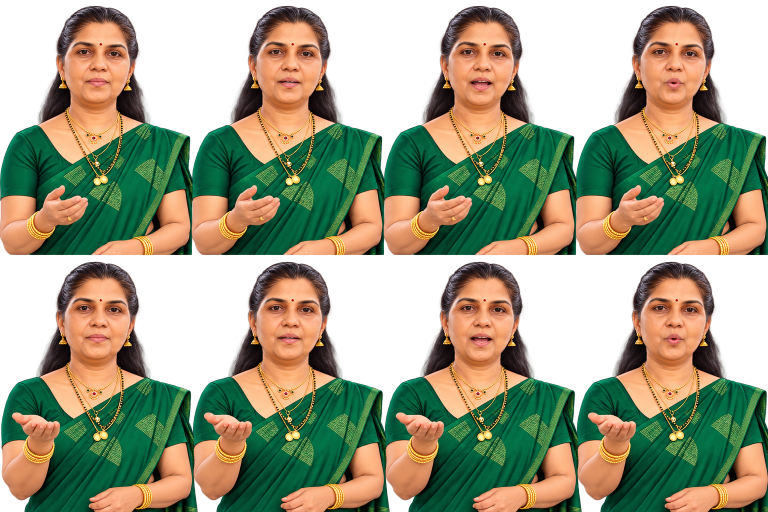
#> input picture assets/mother/artwork/mother-conversation-v10.png, 1536 x 1024 px (shown at 1/2 size)
$ python -i mother_animation.py   (imports and definitions only)
#> lines starting #> are read from the running program, lines starting #| are printed output that depends on the picture
"""Aligned animation sequences from the approved mother character artwork."""
from PIL import Image
from pathlib import Path
import cv2
import numpy as np

# Pose order rather than blindly playing a row as a loop.
SEQUENCES = {
    'idle': [0] * 25 + [2] + [0] * 8 + [1] * 8,
    'sleep': [2],
    'walk': [4, 5, 6, 7],
    'wave': [0, 3, 3, 3, 0],
    'love': [12, 12, 13, 13, 14, 14, 12, 12],
    'proud': [1, 15, 15, 1, 15, 15, 1],
    'scold': [8, 8, 9, 10, 9, 10, 8, 8],
    'angry': [11] * 12,
    'talk': [8, 9, 8, 10],
    'voice_listening': [0, 0, 1, 1],
    'voice_thinking': [11, 11, 0, 0],
    'review': [0, 0, 1, 1],
}
# Preserve existing interaction state contracts while replacing feline poses.
# [2 lines not run here, left out]
ONE_SHOT = {'wave', 'love', 'proud', 'scold', 'angry', 'jump', 'stretch', 'failed', 'run', 'laugh', 'sad', 'concern', 'smile'}


def approved_fullbody(path, size):
    """Extract the existing full-length figure, excluding the adjacent portrait."""
    with Image.open(path) as source:
        pixels = np.array(source.convert('RGBA').crop((1008, 0, 1400, 1024)))
    _, labels, stats, _ = cv2.connectedComponentsWithStats((pixels[:, :, 3] > 200).astype('uint8'))
    main = 1 + int(np.argmax(stats[1:, cv2.CC_STAT_AREA]))
    pixels[:, :, 3] = np.where(labels == main, 255, 0).astype('uint8')
    figure = Image.fromarray(pixels)
    figure = figure.crop(figure.getchannel('A').getbbox())
    figure.thumbnail((size[0]-12, size[1]-30), Image.Resampling.LANCZOS)
    # Tk's colour-key overlay cannot blend partial alpha with the desktop.
    # A clean binary silhouette avoids tinted fringes around hair and clothing.
    figure.putalpha(figure.getchannel('A').point(lambda a: 255 if a > 180 else 0))
    frame = Image.new('RGBA', size)
    frame.alpha_composite(figure, ((size[0]-figure.width)//2, size[1]-6-figure.height))
    return frame


def load_poses(path, size=(192, 208)):
    """Use common scale and foot baseline; never scale each pose independently."""
#> called with size = (192, 208)
    with Image.open(path) as image:
#> image is the input picture: PIL image 1536x1024 RGBA; mean R, G, B, A 99.4, 99.7, 71, 173.8
        sheet = image.convert('RGBA')
    poses = []
    # Generated artwork has uneven row spacing; these are measured separators.
    row_edges = [0, 320, 634, 933, 1240]
    col_edges = [0, 340, 665, 990, 1269]
    for row in range(4):
        for col in range(4):
            cell = sheet.crop((round(col_edges[col] * sheet.width / 1269),
                               round(row_edges[row] * sheet.height / 1240),
                               round(col_edges[col + 1] * sheet.width / 1269),
                               round(row_edges[row + 1] * sheet.height / 1240)))
            pixels = np.array(cell)
            count, labels, stats, _ = cv2.connectedComponentsWithStats((pixels[:, :, 3] > 40).astype('uint8'))
            if count <= 1:
                raise ValueError('Empty mother pose')
            main = 1 + int(np.argmax(stats[1:, cv2.CC_STAT_AREA]))
            # Remove fragments from neighbours which cross the generated grid.
            pixels[labels != main, 3] = 0
            cell = Image.fromarray(pixels)
            # Ignore almost transparent fringe when locating the character.
            bounds = cell.getchannel('A').point(lambda a: 255 if a > 40 else 0).getbbox()
            if bounds is None:
                raise ValueError(f'Mother pose {row * 4 + col} is empty')
            poses.append(cell.crop(bounds))
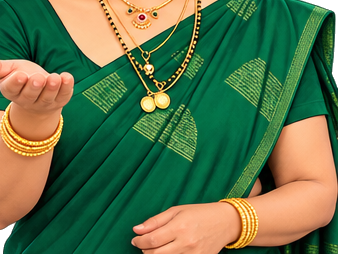
#> cell: PIL image 338x254 RGBA; mean R, G, B, A 86.4, 112.3, 72.8, 250.9; transparent parts drawn white
#> after the loop, poses = 16 items
    scale = min((size[0] - 12) / max(p.width for p in poses),
                (size[1] - 30) / max(p.height for p in poses))
#> scale = 0.437
    aligned = []
    for pose in poses:
        pose = pose.resize((round(pose.width * scale), round(pose.height * scale)), Image.Resampling.NEAREST)
        frame = Image.new('RGBA', size)
        frame.alpha_composite(pose, ((size[0] - pose.width) // 2, size[1] - 6 - pose.height))
        aligned.append(frame)
#> this loop made 16 passes
#> pass 1, in load_poses, `pose = pose.resize((round(pose.width * scale), round(pose.height * sca..`:
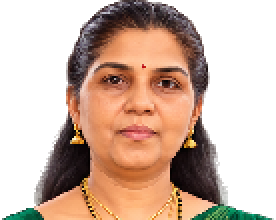
#> pose: PIL image 138x110 RGBA (shown 2 times larger); mean R, G, B, A 119.4, 89.7, 71.2, 133.6; transparent parts drawn white
#> after the loop:
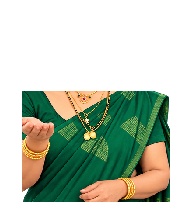
#> frame: PIL image 192x208 RGBA; mean R, G, B, A 35.5, 46, 29.8, 103.2; transparent parts drawn white
#> after the loop, aligned = 16 items
    return aligned


def animation_frames(path, size=(192, 208)):
    poses = load_poses(path, size)
#> poses = 16 items
    frames = {state: [poses[index] for index in sequence] for state, sequence in SEQUENCES.items()}
#> frames = 12 items
    walk_path = Path(path).with_name('mother-walk-v3.png')
    if walk_path.exists():
        frames['walk'] = load_walk_cycle(walk_path, size)
    standing_path = Path(path).with_name('mother-standing-front-v5.png')
    if standing_path.exists():
        standing = load_walk_cycle(standing_path, size, bob=False)
        sequences = {
            'idle': [0]*25 + [2] + [0]*8 + [1]*8,
            'sleep': [2], 'wave': [0, 3, 3, 3, 0],
            'love': [4]*8 + [1]*4, 'proud': [5, 5, 1, 5, 5, 1],
            'scold': [7, 6, 6, 7, 6, 6], 'angry': [7]*12,
            'talk': [1, 6, 1, 6], 'review': [0, 1],
            'voice_listening': [0, 1], 'voice_thinking': [0, 2, 0],
        }
        for state, sequence in sequences.items():
            frames[state] = [standing[index] for index in sequence]
        for alias, state in {'jump':'proud', 'stretch':'love', 'failed':'love', 'run':'wave'}.items():
            frames[alias] = frames[state]
    approved_path = Path(path).with_name('mother-fullbody-emotions-v7.png')
    if approved_path.exists():
        approved = load_walk_cycle(approved_path, size, bob=False, normalize=True)
        sequences = {
            'idle': [0]*40, 'smile': [0]*12,
            'love': [0, 2, 2, 2, 2, 0], 'proud': [0, 3, 3, 0, 3, 3, 0],
            'sad': [0, 4, 4, 4, 4, 0], 'concern': [0, 5, 5, 5, 0],
            'scold': [5, 6, 6, 5, 6, 6], 'angry': [6]*12,
            'talk': [5, 6, 5, 6], 'review': [0]*8,
            'voice_listening': [0]*8, 'voice_thinking': [5]*8,
        }
        for state, sequence in sequences.items():
            frames[state] = [approved[index] for index in sequence]
        # Keep every legacy state on the approved identity too.
        frames['wave'] = frames['love']
        frames['sleep'] = frames['sad']
        for alias, state in {'jump':'proud', 'stretch':'love', 'failed':'concern', 'run':'love'}.items():
            frames[alias] = frames[state]
    motion_path = Path(path).with_name('mother-motion-v8.png')
    if motion_path.exists():
        motion = load_walk_cycle(motion_path, size, bob=False, rows=3,
                                 edges=[0, 380/1024, 704/1024, 1], normalize=True)
        frames['laugh'] = [motion[i] for i in [0, 0, 1, 1, 2, 2, 1, 3, 3]]
        frames['walk'] = motion[4:12]
    talking_path = Path(path).with_name('mother-conversation-v9.png')
    face_corrected_path = Path(path).with_name('mother-conversation-v10.png')
    if face_corrected_path.exists():
        talking_path = face_corrected_path
    if talking_path.exists():
        frames['talk'] = load_walk_cycle(talking_path, size, bob=False, normalize=False,
                                         resampling=Image.Resampling.LANCZOS)
        for index, frame in enumerate(frames['talk']):
            frame.putalpha(frame.getchannel('A').point(lambda alpha: 255 if alpha > 180 else 0))
            bounds = frame.getchannel('A').getbbox()
            if bounds:
                aligned = Image.new('RGBA', size)
                aligned.alpha_composite(frame, (0, size[1]-6-bounds[3]))
                frames['talk'][index] = aligned
        if face_corrected_path.exists():
            frames['conversation_rest'] = [frames['talk'][0]]
    return frames


def load_walk_cycle(path, size=(144, 160), bob=True, rows=2, edges=None, normalize=False,
                    resampling=Image.Resampling.NEAREST):
#> called with size = (192, 208), bob = False, rows = 2, normalize = False, resampling = 1
    with Image.open(path) as image:
        sheet = image.convert('RGBA')
    cells = []
    edges = edges or [i/rows for i in range(rows+1)]
    for row in range(rows):
        for col in range(4):
            cell = sheet.crop((col * sheet.width // 4, round(edges[row]*sheet.height),
                               (col + 1) * sheet.width // 4, round(edges[row+1]*sheet.height)))
            pixels = np.array(cell)
            _, labels, stats, _ = cv2.connectedComponentsWithStats((pixels[:, :, 3] > 40).astype('uint8'))
            main = 1 + int(np.argmax(stats[1:, cv2.CC_STAT_AREA]))
            pixels[labels != main, 3] = 0
            cell = Image.fromarray(pixels)
            cells.append(cell.crop(cell.getchannel('A').getbbox()))
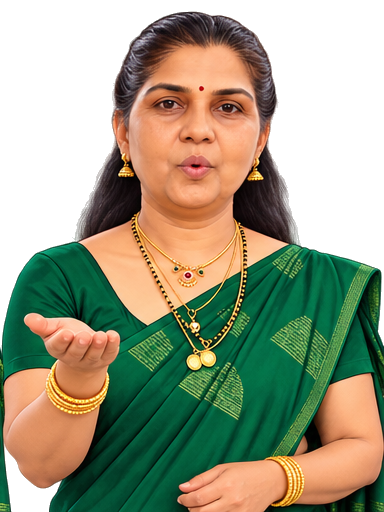
#> cell: PIL image 384x512 RGBA; mean R, G, B, A 101.4, 101.1, 71.1, 174.3; transparent parts drawn white
#> after the loop, cells = 8 items
    scale = min((size[0]-12)/max(c.width for c in cells), (size[1]-30)/max(c.height for c in cells))
#> scale = 0.355
    frames = []
    for index, cell in enumerate(cells):
        if normalize:
            scale = min((size[0]-12)/cell.width, (size[1]-30)/cell.height)
        cell = cell.resize((round(cell.width*scale), round(cell.height*scale)), resampling)
        # Generated PNGs have semi-transparent coloured background fringes.
        # Windows colour-key overlays need a binary alpha silhouette.
        cell.putalpha(cell.getchannel('A').point(lambda alpha: 255 if alpha > 200 else 0))
        frame = Image.new('RGBA', size)
        # Passing poses rise slightly as the planted leg straightens.
        rise = 1 if bob and index in (2, 6) else 0
        frame.alpha_composite(cell, ((size[0]-cell.width)//2, size[1]-6-cell.height-rise))
        frames.append(frame)
#> this loop made 8 passes
#> pass 1, in load_walk_cycle, `cell = cell.resize((round(cell.width*scale), round(cell.height*scale))..`:
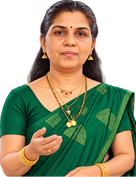
#> cell: PIL image 136x177 RGBA; mean R, G, B, A 81, 83, 57, 177.7; transparent parts drawn white
#> pass 2, in load_walk_cycle, `cell = cell.resize((round(cell.width*scale), round(cell.height*scale))..`:
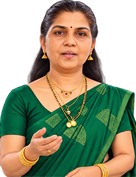
#> cell: PIL image 136x177 RGBA; mean R, G, B, A 80.5, 82.8, 56.8, 178.1; transparent parts drawn white
#> after the loop:
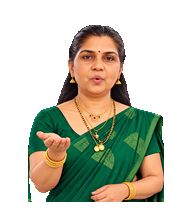
#> frame: PIL image 192x208 RGBA; mean R, G, B, A 47.5, 48, 32.7, 107.8; transparent parts drawn white
#> after the loop, frames = 8 items
    return frames

>>> result = animation_frames('../assets/mother/artwork/mother-conversation-v10.png')
#> the loop in animation_frames, `for index, frame in enumerate(frames['talk']):` made 8 passes
#> bounds on passes 1 to 8: (28, 25, 164, 201), (28, 25, 164, 202), (28, 25, 164, 201), (28, 25, 164, 201), (28, 25, 164, 202), (28, 25, 164, 202), (28, 25, 164, 202), (28, 25, 164, 202)
#> result = 13 items

$ run again, on assets/mother/artwork/mother-emotions-v7.png
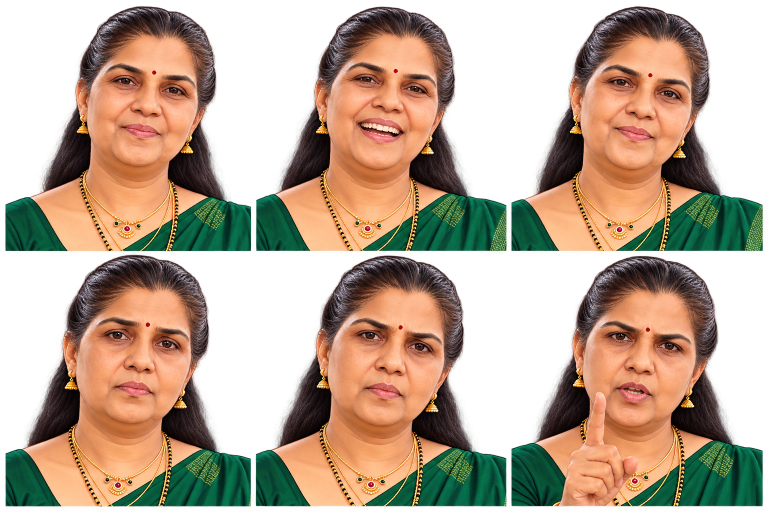
#> input picture assets/mother/artwork/mother-emotions-v7.png, 1536 x 1024 px (shown at 1/2 size)
#> in load_poses, image is the input picture: PIL image 1536x1024 RGBA; mean R, G, B, A 113.2, 92.5, 70.9, 155.2
#> after the loop in load_poses, `for row in range(4):`:
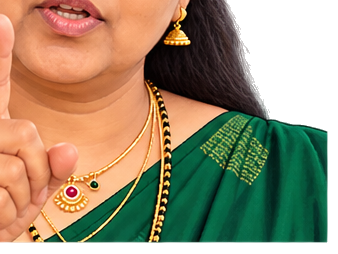
#> cell: PIL image 338x254 RGBA; mean R, G, B, A 114.1, 104.8, 73.7, 203.1; transparent parts drawn white
#> after the loop in load_poses, `for row in range(4):`: poses = 16 items
#> scale = 0.448
#> the loop in load_poses, `for pose in poses:` made 16 passes
#> after the loop in load_poses, `for pose in poses:`:
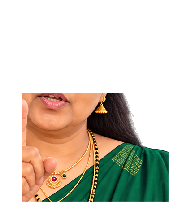
#> frame: PIL image 192x208 RGBA; mean R, G, B, A 45.8, 39.8, 27.5, 88.1; transparent parts drawn white
#> after the loop in load_poses, `for pose in poses:`: aligned = 16 items
#> frames = 12 items
